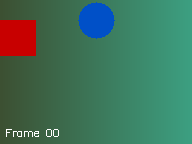
#> input picture frames/frame_000.png, 192 x 144 px; its folder holds only this picture in this run
$ python main.py
#> lines starting #> are read from the running program, lines starting #| are printed output that depends on the picture
### preprocessing.py
"""
preprocessing.py
Partie 1 — Pré-traitement
  - Chargement des frames
  - Conversion BGR → YCbCr
  - Chroma subsampling 4:2:0
"""
import numpy as np
import cv2
import os


def load_frames(frames_dir="frames"):
    files = sorted([f for f in os.listdir(frames_dir)
                    if f.endswith(('.png', '.jpg', '.jpeg'))])
    frames = []
    for f in files:
        img = cv2.imread(os.path.join(frames_dir, f))
        if img is not None:
            frames.append(img)
    print(f"✓ {len(frames)} frames chargées")
    return frames


def bgr_to_ycbcr(frame_bgr):
    ycrcb = cv2.cvtColor(frame_bgr, cv2.COLOR_BGR2YCrCb)
    Y  = ycrcb[:, :, 0]
    Cr = ycrcb[:, :, 1]
    Cb = ycrcb[:, :, 2]
    return Y, Cb, Cr


def ycbcr_to_bgr(Y, Cb, Cr):
    ycrcb = np.stack([Y, Cr, Cb], axis=2).astype(np.uint8)
    return cv2.cvtColor(ycrcb, cv2.COLOR_YCrCb2BGR)


def chroma_subsample(Cb, Cr):
    h, w = Cb.shape
    Cb_sub = cv2.resize(Cb, (w // 2, h // 2), interpolation=cv2.INTER_AREA)
    Cr_sub = cv2.resize(Cr, (w // 2, h // 2), interpolation=cv2.INTER_AREA)
    return Cb_sub, Cr_sub


def chroma_upsample(Cb_sub, Cr_sub, target_h, target_w):
    Cb = cv2.resize(Cb_sub, (target_w, target_h), interpolation=cv2.INTER_LINEAR)
    Cr = cv2.resize(Cr_sub, (target_w, target_h), interpolation=cv2.INTER_LINEAR)
    return Cb, Cr


def preprocess_frames(frames_bgr):
    processed = []
    for frame in frames_bgr:
        Y, Cb, Cr      = bgr_to_ycbcr(frame)
        Cb_sub, Cr_sub = chroma_subsample(Cb, Cr)
        processed.append({'Y': Y, 'Cb': Cb_sub, 'Cr': Cr_sub})

    h, w   = frames_bgr[0].shape[:2]
    avant  = w * h * 3
    apres  = w * h + 2 * (w // 2) * (h // 2)
    print(f"✓ Pré-traitement : {avant} → {apres} valeurs/frame (gain ×{avant/apres:.1f})")
    return processed

### encoder.py
"""
encoder.py
Pipeline complet d'encodage MPEG-4 simplifié.

Utilisation :
  python encoder.py
"""
import numpy as np
import cv2
import os

from preprocessing  import load_frames, preprocess_frames
from intra_coding   import encode_iframe
from inter_coding   import encode_pframe
from entropy_coding import encode_to_bin


def encode_video(frames_dir="frames", output_path="output/video.bin",
                 gop_size=5, fq=1.0, mb_size=16, search_range=8):
    """
    Encode une séquence de frames en fichier .bin.

    Paramètres :
      gop_size     : nombre de frames par GOP (1 I-frame + gop_size-1 P-frames)
      fq           : facteur de qualité (0.5=haute qualité, 4.0=très compressé)
      mb_size      : taille des macroblocks (16×16)
      search_range : fenêtre de recherche pour le block matching (±pixels)
    """
    print("=" * 55)
    print("ENCODEUR MPEG-4 SIMPLIFIÉ")
    print("=" * 55)

    # ── Étape 1 : Charger et pré-traiter ────────────────────────────────
    frames_bgr = load_frames(frames_dir)
    processed  = preprocess_frames(frames_bgr)
    n_frames   = len(processed)

    print(f"\nParamètres :")
    print(f"  GOP size     = {gop_size}")
    print(f"  Fq           = {fq}")
    print(f"  Macroblocks  = {mb_size}×{mb_size}")
    print(f"  Search range = ±{search_range} px")

    # ── Étape 2 : Encoder frame par frame ───────────────────────────────
    encoded_frames   = []
    reconstructed    = []  # frames reconstruites (nécessaires pour les P-frames)
    n_iframes        = 0
    n_pframes        = 0

    print(f"\nEncodage de {n_frames} frames...")

    for idx, frame in enumerate(processed):

        # Décider I-frame ou P-frame selon la position dans le GOP
        is_iframe = (idx % gop_size == 0)

        if is_iframe:
            # ── I-frame ─────────────────────────────────────────────────
            encoded = encode_iframe(frame, fq=fq)
            encoded_frames.append(encoded)

            # Reconstruire pour avoir la référence des P-frames suivantes
            from intra_coding import decode_iframe
            recon = decode_iframe(encoded)
            reconstructed.append(recon)
            n_iframes += 1
            print(f"  Frame {idx:02d} → I-frame")

        else:
            # ── P-frame ─────────────────────────────────────────────────
            ref = reconstructed[-1]  # dernière frame reconstruite = référence
            encoded = encode_pframe(frame, ref, fq=fq,
                                    mb_size=mb_size,
                                    search_range=search_range)
            encoded_frames.append(encoded)

            # Reconstruire ce P-frame pour servir de référence au suivant
            from inter_coding import decode_pframe
            recon = decode_pframe(encoded, ref)
            reconstructed.append(recon)
            n_pframes += 1
            print(f"  Frame {idx:02d} → P-frame")

    print(f"\n  Total : {n_iframes} I-frames + {n_pframes} P-frames")

    # ── Étape 3 : Entropy coding → fichier .bin ─────────────────────────
    print(f"\nEntropy coding...")
    compressed_size = encode_to_bin(encoded_frames, output_path)

    # ── Calcul du taux de compression ───────────────────────────────────
    h, w        = frames_bgr[0].shape[:2]
    raw_size    = w * h * 3 * n_frames
    ratio       = raw_size / compressed_size

    print(f"\n{'=' * 55}")
    print(f"RÉSULTAT FINAL")
    print(f"{'=' * 55}")
    print(f"  Taille brute      : {raw_size / 1024:.1f} Ko")
    print(f"  Taille compressée : {compressed_size / 1024:.1f} Ko")
    print(f"  Taux compression  : ×{ratio:.2f}")
    print(f"{'=' * 55}")

    return encoded_frames, reconstructed


# [2 lines that do not run on import are left out]

### intra_coding.py
"""
intra_coding.py
Partie 2 — Intra-frame Coding (I-frames)

Matrice de quantification selon la formule du TP7 (Mme DAHMANE) :
  Q(i,j) = 1 + (1+i+j) * Fq
"""
import numpy as np
from scipy.fft import dctn, idctn


def get_q_matrix(fq=1.0):
    """
    Matrice de quantification 8x8 selon la formule du cours :
    Q(i,j) = 1 + (1+i+j) * Fq
    """
    Q = np.fromfunction(lambda i, j: 1 + (1 + i + j) * fq, (8, 8), dtype=int)
    return Q.astype(np.float32)


def encode_channel(channel, q_matrix):
    H, W   = channel.shape
    H_pad  = int(np.ceil(H / 8) * 8)
    W_pad  = int(np.ceil(W / 8) * 8)
    padded = np.zeros((H_pad, W_pad), dtype=np.float32)
    padded[:H, :W] = channel

    n_h    = H_pad // 8
    n_w    = W_pad // 8
    blocks = np.zeros((n_h, n_w, 8, 8), dtype=np.int16)

    for i in range(n_h):
        for j in range(n_w):
            block        = padded[i*8:(i+1)*8, j*8:(j+1)*8] - 128.0
            dct_b        = dctn(block, norm='ortho')
            blocks[i, j] = np.floor(dct_b / q_matrix).astype(np.int16)

    return blocks, (H, W)


def decode_channel(blocks, q_matrix, original_shape):
    H_orig, W_orig = original_shape
    n_h, n_w       = blocks.shape[:2]
    recon          = np.zeros((n_h * 8, n_w * 8), dtype=np.float32)

    for i in range(n_h):
        for j in range(n_w):
            dct_b = blocks[i, j].astype(np.float32) * q_matrix
            block = idctn(dct_b, norm='ortho') + 128.0
            recon[i*8:(i+1)*8, j*8:(j+1)*8] = block

    return np.clip(recon[:H_orig, :W_orig], 0, 255).astype(np.uint8)


def encode_iframe(frame_ycbcr, fq=1.0):
    q = get_q_matrix(fq)

    Y_b,  Y_s  = encode_channel(frame_ycbcr['Y'],  q)
    Cb_b, Cb_s = encode_channel(frame_ycbcr['Cb'], q)
    Cr_b, Cr_s = encode_channel(frame_ycbcr['Cr'], q)

    return {
        'type': 'I', 'fq': fq,
        'Y_blocks':  Y_b,  'Y_shape':  Y_s,
        'Cb_blocks': Cb_b, 'Cb_shape': Cb_s,
        'Cr_blocks': Cr_b, 'Cr_shape': Cr_s,
    }


def decode_iframe(encoded):
    fq = encoded['fq']
    q  = get_q_matrix(fq)

    Y  = decode_channel(encoded['Y_blocks'],  q, encoded['Y_shape'])
    Cb = decode_channel(encoded['Cb_blocks'], q, encoded['Cb_shape'])
    Cr = decode_channel(encoded['Cr_blocks'], q, encoded['Cr_shape'])

    return {'Y': Y, 'Cb': Cb, 'Cr': Cr}

### entropy_coding.py
"""
entropy_coding.py
Partie 4 — Entropy Coding
  - Sérialiser toutes les données encodées
  - Compression lossless avec zlib
  - Écriture dans un fichier .bin
  - Décodeur correspondant
"""
import numpy as np
import pickle
import zlib
import os


def encode_to_bin(encoded_frames, output_path="output/video.bin"):
    """
    Sérialise et compresse toutes les frames encodées dans un fichier .bin.

    Étapes :
      1. pickle  → convertit les objets Python en bytes
      2. zlib    → compression lossless (comme gzip) sur ces bytes
      3. écriture dans le fichier .bin
    """
    os.makedirs(os.path.dirname(output_path), exist_ok=True)

    # Sérialisation avec pickle
    raw_bytes = pickle.dumps(encoded_frames)

    # Compression avec zlib (niveau 9 = compression maximale)
    compressed = zlib.compress(raw_bytes, level=9)

    # Écriture
    with open(output_path, 'wb') as f:
        f.write(compressed)

    original_size   = sum(
        f['Y_blocks'].nbytes + f['Cb_blocks'].nbytes + f['Cr_blocks'].nbytes
        if f['type'] == 'I'
        else f['res_blocks'].nbytes + f['Cb_blocks'].nbytes + f['Cr_blocks'].nbytes
        for f in encoded_frames
    )
    compressed_size = os.path.getsize(output_path)

    print(f"✓ Fichier binaire écrit → {output_path}")
    print(f"  Taille compressée : {compressed_size / 1024:.1f} Ko")
    print(f"  Taille coefficients : {original_size / 1024:.1f} Ko")

    return compressed_size


def decode_from_bin(input_path="output/video.bin"):
    """
    Lit le fichier .bin et décompresse pour retrouver les frames encodées.
    """
    with open(input_path, 'rb') as f:
        compressed = f.read()

    raw_bytes      = zlib.decompress(compressed)
    encoded_frames = pickle.loads(raw_bytes)

    print(f"✓ Fichier binaire lu → {input_path}")
    print(f"  {len(encoded_frames)} frames décodées")

    return encoded_frames

### decoder.py
"""
decoder.py
Pipeline complet de décodage.
Lit le fichier .bin et reconstruit les frames images.

Utilisation :
  python decoder.py
"""
import numpy as np
import cv2
import os

from entropy_coding import decode_from_bin
from intra_coding   import decode_iframe
from inter_coding   import decode_pframe
from preprocessing  import ycbcr_to_bgr, chroma_upsample


def decode_video(input_path="output/video.bin", output_dir="reconstructed"):
    """
    Décode un fichier .bin et sauvegarde les frames reconstruites.
    """
    print("=" * 55)
    print("DÉCODEUR MPEG-4 SIMPLIFIÉ")
    print("=" * 55)

    os.makedirs(output_dir, exist_ok=True)

    # ── Étape 1 : Lire le fichier .bin ──────────────────────────────────
    encoded_frames = decode_from_bin(input_path)

    # ── Étape 2 : Décoder frame par frame ───────────────────────────────
    reconstructed = []
    print(f"\nDécodage de {len(encoded_frames)} frames...")

    for idx, encoded in enumerate(encoded_frames):

        if encoded['type'] == 'I':
            recon = decode_iframe(encoded)
            print(f"  Frame {idx:02d} → I-frame décodée")

        else:
            ref   = reconstructed[-1]
            recon = decode_pframe(encoded, ref)
            print(f"  Frame {idx:02d} → P-frame décodée")

        reconstructed.append(recon)

        # ── Étape 3 : Reconvertir YCbCr → BGR et sauvegarder ────────────
        h, w         = recon['Y'].shape
        Cb_up, Cr_up = chroma_upsample(recon['Cb'], recon['Cr'], h, w)
        bgr          = ycbcr_to_bgr(recon['Y'], Cb_up, Cr_up)

        path = os.path.join(output_dir, f"frame_{idx:03d}.png")
        cv2.imwrite(path, bgr)

    print(f"\n✓ {len(reconstructed)} frames sauvegardées dans '{output_dir}/'")
    return reconstructed


# [2 lines that do not run on import are left out]

### evaluation.py
"""
evaluation.py
Partie 5 — Evaluation & Visualisation
  5a : PSNR, taux de compression, breakdown I/P frames
  5b : Figure matplotlib avec toutes les étapes du pipeline
"""
import numpy as np
import cv2
import matplotlib.pyplot as plt
import matplotlib.gridspec as gridspec
import os

from preprocessing  import load_frames, preprocess_frames, ycbcr_to_bgr, chroma_upsample
from intra_coding   import encode_iframe, decode_iframe, get_q_matrix
from inter_coding   import encode_pframe, decode_pframe, block_matching
from scipy.fft      import dctn


# ── 5a : Métriques ──────────────────────────────────────────────────────────

def compute_psnr(original, reconstructed):
    orig  = original.astype(np.float32)
    recon = reconstructed.astype(np.float32)
    mse   = np.mean((orig - recon) ** 2)
    if mse == 0:
        return float('inf')
    return 10 * np.log10(255.0 ** 2 / mse)


def evaluate(frames_bgr, reconstructed_ycbcr, encoded_frames, compressed_size):
    print("\n" + "=" * 55)
    print("ÉVALUATION")
    print("=" * 55)

    n_frames   = len(frames_bgr)
    h, w       = frames_bgr[0].shape[:2]
    raw_size   = w * h * 3 * n_frames
    ratio      = raw_size / compressed_size
    n_iframes  = sum(1 for f in encoded_frames if f['type'] == 'I')
    n_pframes  = sum(1 for f in encoded_frames if f['type'] == 'P')

    print(f"  Frames totales   : {n_frames} ({n_iframes} I + {n_pframes} P)")
    print(f"  Taille brute     : {raw_size / 1024:.1f} Ko")
    print(f"  Taille compressée: {compressed_size / 1024:.1f} Ko")
    print(f"  Taux compression : ×{ratio:.2f}")

    psnr_list = []
    for orig_bgr, recon_ycbcr in zip(frames_bgr, reconstructed_ycbcr):
        rh, rw       = recon_ycbcr['Y'].shape
        Cb_up, Cr_up = chroma_upsample(recon_ycbcr['Cb'], recon_ycbcr['Cr'], rh, rw)
        recon_bgr    = ycbcr_to_bgr(recon_ycbcr['Y'], Cb_up, Cr_up)
        psnr_list.append(compute_psnr(orig_bgr, recon_bgr))

    print(f"\n  PSNR moyen       : {np.mean(psnr_list):.2f} dB")
    print(f"  PSNR min         : {np.min(psnr_list):.2f} dB")
    print(f"  PSNR max         : {np.max(psnr_list):.2f} dB")
    print(f"  (>35 dB = bonne qualité visuelle)")

    return ratio, psnr_list, n_iframes, n_pframes


# ── 5b : Visualisation ──────────────────────────────────────────────────────

def visualize_pipeline(frames_bgr, processed, encoded_frames, reconstructed_ycbcr,
                       psnr_list, ratio, fq_values=None):

    fig = plt.figure(figsize=(20, 26))
    fig.suptitle("Pipeline MPEG-4 Simplifié — Visualisation Complète",
                 fontsize=16, fontweight='bold')

    gs = gridspec.GridSpec(6, 5, figure=fig, hspace=0.55, wspace=0.35)

    # ── 1. Frames originales ─────────────────────────────────────────────
    ax_t1 = fig.add_subplot(gs[0, :])
    ax_t1.axis('off')
    ax_t1.text(0.5, 0.5, "1 — Frames originales (sélection)",
               ha='center', va='center', fontsize=13, fontweight='bold',
               transform=ax_t1.transAxes)

    indices = [0, 4, 9, 14, 19]
    for k, idx in enumerate(indices):
        ax = fig.add_subplot(gs[1, k])
        rgb = cv2.cvtColor(frames_bgr[idx], cv2.COLOR_BGR2RGB)
        ax.imshow(rgb)
        ftype = encoded_frames[idx]['type']
        color = 'red' if ftype == 'I' else 'blue'
        ax.set_title(f"Frame {idx} [{ftype}]", fontsize=8, color=color)
        ax.axis('off')

    # ── 2. Canaux YCbCr ──────────────────────────────────────────────────
    ax_t2 = fig.add_subplot(gs[2, :])
    ax_t2.axis('off')
    ax_t2.text(0.5, 0.5, "2 — Canaux YCbCr de la Frame 0",
               ha='center', va='center', fontsize=13, fontweight='bold',
               transform=ax_t2.transAxes)

    frame0   = processed[0]
    orig_rgb = cv2.cvtColor(frames_bgr[0], cv2.COLOR_BGR2RGB)

    ax_orig = fig.add_subplot(gs[3, 0])
    ax_orig.imshow(orig_rgb)
    ax_orig.set_title("Original BGR", fontsize=9)
    ax_orig.axis('off')

    channels = [
        (frame0['Y'],  'Y — Luminance',     'gray'),
        (frame0['Cb'], 'Cb — Chroma bleu',  'Blues'),
        (frame0['Cr'], 'Cr — Chroma rouge', 'Reds'),
    ]
    for k, (ch, title, cmap) in enumerate(channels):
        ax = fig.add_subplot(gs[3, k + 1])
        ax.imshow(ch, cmap=cmap)
        ax.set_title(f"{title}\n{ch.shape[1]}×{ch.shape[0]}", fontsize=8)
        ax.axis('off')

    # ── 3. DCT & Quantification (bloc 8×8) ──────────────────────────────
    ax_t3 = fig.add_subplot(gs[4, :])
    ax_t3.axis('off')
    ax_t3.text(0.02, 0.5, "3 — DCT & Quantification  |  4 — Vecteurs de mouvement  |  5 — Résidus & Reconstruction",
               ha='left', va='center', fontsize=11, fontweight='bold',
               transform=ax_t3.transAxes)

    block_raw = frame0['Y'][16:24, 16:24].astype(np.float32)
    block_dct = dctn(block_raw - 128, norm='ortho')
    q_mat     = get_q_matrix(1.0)
    block_qnt = np.round(block_dct / q_mat).astype(np.int16)

    labels = ["Pixels bruts", "Coefficients DCT", "Quantifiés (Fq=1)"]
    blocks = [block_raw, block_dct, block_qnt]
    fmts   = [".0f", ".0f", "d"]
    for k in range(3):
        ax = fig.add_subplot(gs[5, k])
        ax.imshow(blocks[k], cmap='RdBu_r', aspect='auto')
        ax.set_title(labels[k], fontsize=8)
        for ii in range(8):
            for jj in range(8):
                val = blocks[k][ii, jj]
                txt = f"{int(val)}" if fmts[k] == "d" else f"{val:.0f}"
                ax.text(jj, ii, txt, ha='center', va='center',
                        fontsize=4.5, color='black')
        ax.set_xticks([])
        ax.set_yticks([])

    # ── 4. Vecteurs de mouvement ─────────────────────────────────────────
    pframe_idx = next((i for i, f in enumerate(encoded_frames) if f['type'] == 'P'), 1)
    ax4 = fig.add_subplot(gs[5, 3])
    pf_rgb = cv2.cvtColor(frames_bgr[pframe_idx], cv2.COLOR_BGR2RGB)
    ax4.imshow(pf_rgb, alpha=0.75)
    mv   = encoded_frames[pframe_idx]['motion_vectors']
    mb   = 16
    n_h, n_w = mv.shape[:2]
    for i in range(n_h):
        for j in range(n_w):
            dy, dx = mv[i, j]
            y0 = i * mb + mb // 2
            x0 = j * mb + mb // 2
            if abs(dy) + abs(dx) > 0:
                ax4.annotate("", xy=(x0+dx, y0+dy), xytext=(x0, y0),
                             arrowprops=dict(arrowstyle="->", color='yellow', lw=1.2))
    ax4.set_title(f"MV — P-frame {pframe_idx}", fontsize=8)
    ax4.axis('off')

    # ── 5. Résidu visuel ─────────────────────────────────────────────────
    recon_f   = reconstructed_ycbcr[pframe_idx]
    h, w      = recon_f['Y'].shape
    Cb_up, Cr_up = chroma_upsample(recon_f['Cb'], recon_f['Cr'], h, w)
    recon_bgr = ycbcr_to_bgr(recon_f['Y'], Cb_up, Cr_up)
    residual  = np.abs(frames_bgr[pframe_idx].astype(np.float32) -
                       recon_bgr.astype(np.float32)).mean(axis=2).astype(np.uint8)

    ax5 = fig.add_subplot(gs[5, 4])
    ax5.imshow(residual, cmap='hot')
    ax5.set_title(f"Résidu |orig−recon|\nframe {pframe_idx}", fontsize=8)
    ax5.axis('off')

    os.makedirs("output", exist_ok=True)
    plt.savefig("output/pipeline_visualization.png", dpi=120, bbox_inches='tight')
    print("\n✓ Visualisation sauvegardée → output/pipeline_visualization.png")

    # ── Graphique séparé : Fq analysis ──────────────────────────────────
    if fq_values is not None:
        fq_list, ratio_list, psnr_avg_list = fq_values
        fig2, (ax_a, ax_b) = plt.subplots(1, 2, figsize=(12, 5))
        fig2.suptitle("Analyse Fq — Compression vs Qualité", fontsize=14)

        ax_a.plot(fq_list, ratio_list, 'bo-', lw=2, ms=8)
        ax_a.set_xlabel("Facteur Fq")
        ax_a.set_ylabel("Taux de compression (×)")
        ax_a.set_title("Compression ratio vs Fq")
        ax_a.grid(True, alpha=0.3)
        for x, y in zip(fq_list, ratio_list):
            ax_a.annotate(f"×{y:.1f}", (x, y), textcoords="offset points",
                          xytext=(0, 8), ha='center', fontsize=9)

        ax_b.plot(fq_list, psnr_avg_list, 'ro-', lw=2, ms=8)
        ax_b.axhline(y=35, color='green', ls='--', label='Seuil qualité (35 dB)')
        ax_b.set_xlabel("Facteur Fq")
        ax_b.set_ylabel("PSNR moyen (dB)")
        ax_b.set_title("PSNR moyen vs Fq")
        ax_b.legend()
        ax_b.grid(True, alpha=0.3)
        for x, y in zip(fq_list, psnr_avg_list):
            ax_b.annotate(f"{y:.1f} dB", (x, y), textcoords="offset points",
                          xytext=(0, 8), ha='center', fontsize=9)

        plt.tight_layout()
        plt.savefig("output/fq_analysis.png", dpi=120, bbox_inches='tight')
        print("✓ Graphique Fq sauvegardé  → output/fq_analysis.png")

    plt.close('all')

### main.py
"""
main.py
Point d'entrée principal — lance tout le pipeline :
  1. Génération des frames
  2. Encodage complet
  3. Décodage complet
  4. Évaluation + visualisation
  5. Analyse Fq (pour le rapport)
"""
import os
import numpy as np

from generate_frames import generate_frames
from preprocessing   import load_frames, preprocess_frames
from encoder         import encode_video
from decoder         import decode_video
from entropy_coding  import decode_from_bin
from evaluation      import evaluate, visualize_pipeline, compute_psnr
from preprocessing   import ycbcr_to_bgr, chroma_upsample
import cv2


def main():

    # ── Étape 0 : Générer les frames de test ────────────────────────────
    if not os.path.exists("frames") or len(os.listdir("frames")) == 0:
        generate_frames()
    else:
        print("✓ Frames déjà présentes dans 'frames/'")

    # ── Étape 1 : Encodage ──────────────────────────────────────────────
    encoded_frames, reconstructed_ycbcr = encode_video(
        frames_dir   = "frames",
        output_path  = "output/video.bin",
        gop_size     = 5,
        fq           = 1.0,
        mb_size      = 16,
        search_range = 8
    )
#> in load_frames, img is the input picture: shape (144, 192, 3); mean B, G, R 91.5, 114.5, 65.2
#| ✓ 1 frames chargées
#> in encode_video, `frames_bgr = load_frames(frames_dir)`: frames_bgr = 1 item
#> the loop in preprocess_frames, `for frame in frames_bgr:` made 1 pass
#> (h in chroma_subsample, w in chroma_subsample) on pass 1: (144, 192)
#> pass 1, in bgr_to_ycbcr, `Y  = ycrcb[:, :, 0]`:
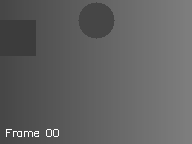
#> Y: shape (144, 192); min 60, max 255, mean 97.2
#> pass 1, in bgr_to_ycbcr, `Cr = ycrcb[:, :, 1]`:
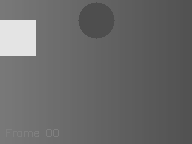
#> Cr: shape (144, 192); min 78, max 228, mean 105.2
#> (the rest of the program and of its run is left out)
